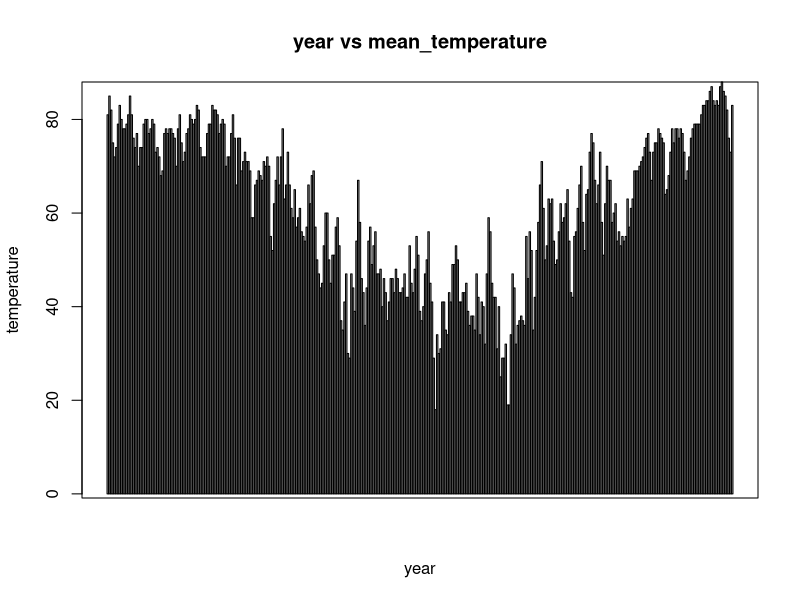
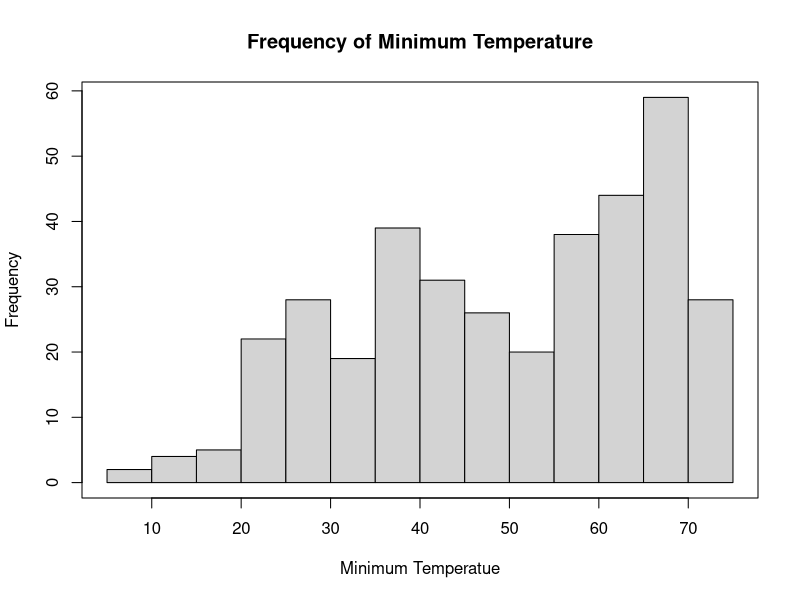
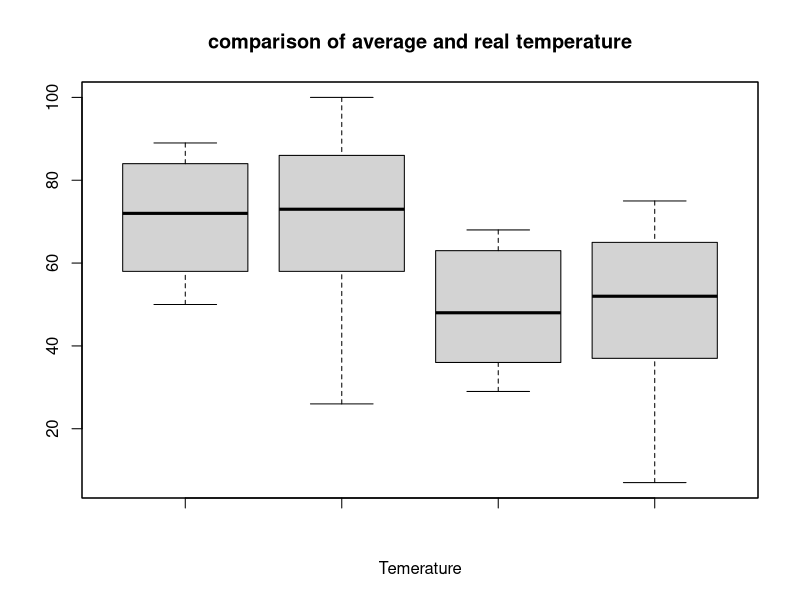
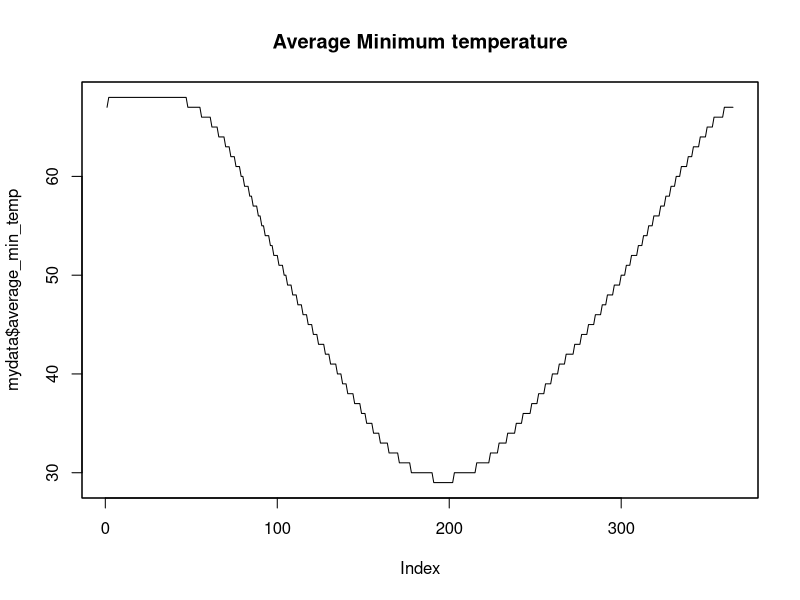
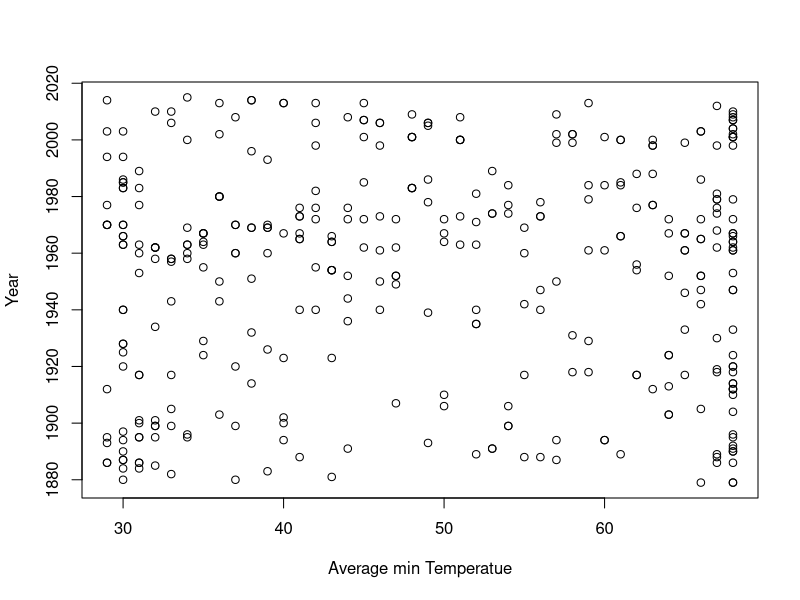
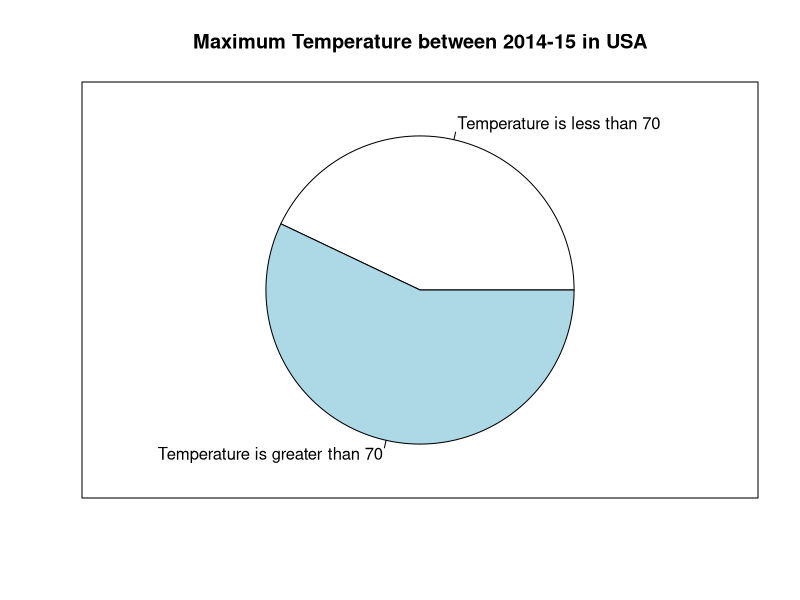

These figures' R source, in order:

#setting the directory for a project
setwd("E:/R_project")

#Reading the Csv file and storing in  mydata
mydata<-read.csv("UsWeatherReport.csv")

#checking the structure the of the mydata
str(mydata)

#finding the mean of actual minimum temperature and maximum temperature
mean_of_min_temp <- mean(mydata$actual_min_temp)
print(mean_of_min_temp)

mean_of_max_temp <- mean(mydata$actual_max_temp)
print(mean_of_max_temp)


#plotting the Bar graph of mean of temperature according to year
barplot(mydata$actual_mean_temp,xlab = "year",ylab = "temperature" ,main = "year vs mean_temperature")
box()

#plotting the histogram of minimum temperature according to year
hist(mydata$actual_min_temp,xlab = "Minimum Temperatue" ,main = "Frequency of Minimum Temperature")
box()

#box plot of average maximum temperature, year of minimum temperature and maximum temperature
boxplot(mydata$average_max_temp,mydata$actual_max_temp, mydata$average_min_temp, mydata$actual_min_temp,xlab ="Temerature", main ="comparison of average and real temperature")
box()

plot(mydata$average_min_temp ,type='l',main ="Average Minimum temperature")
box()

plot(mydata$average_min_temp,mydata$record_min_temp_year,xlab = "Average min Temperatue" ,ylab="Year")

#counting the temperature which is less than 70 for a pie chart
x <- length(which(mydata$actual_max_temp < 70))

#counting the temperature which is greater than 70 for a pie chart
x2 <- length(which(mydata$actual_max_temp >70))

#printing both the counter a and x2
print(x)
print(x2)

vec <- c(x,x2)
print(vec)

leb <- c("Temperature is less than 70", "Temperature is greater than 70")

#printing the pie chart of the maximum temperature in comparison of less than 70 and more than 70
pie(vec,leb,main ="Maximum Temperature between 2014-15 in USA")
box()





























